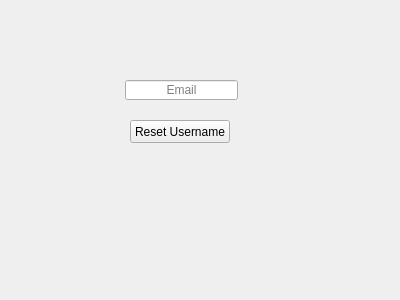
<?xml version="1.0" encoding="UTF-8"?>
<ui version="4.0">
 <class>ForgotUsername</class>
 <widget class="QWidget" name="ForgotUsername">
  <property name="geometry">
   <rect>
    <x>0</x>
    <y>0</y>
    <width>400</width>
    <height>300</height>
   </rect>
  </property>
  <property name="windowTitle">
   <string>Form</string>
  </property>
  <widget class="QLineEdit" name="lineEdit">
   <property name="geometry">
    <rect>
     <x>125</x>
     <y>80</y>
     <width>113</width>
     <height>20</height>
    </rect>
   </property>
   <property name="alignment">
    <set>Qt::AlignCenter</set>
   </property>
   <property name="placeholderText">
    <string>Email</string>
   </property>
  </widget>
  <widget class="QPushButton" name="pushButton">
   <property name="geometry">
    <rect>
     <x>130</x>
     <y>120</y>
     <width>100</width>
     <height>23</height>
    </rect>
   </property>
   <property name="text">
    <string>Reset Username</string>
   </property>
  </widget>
 </widget>
 <resources/>
 <connections/>
</ui>
